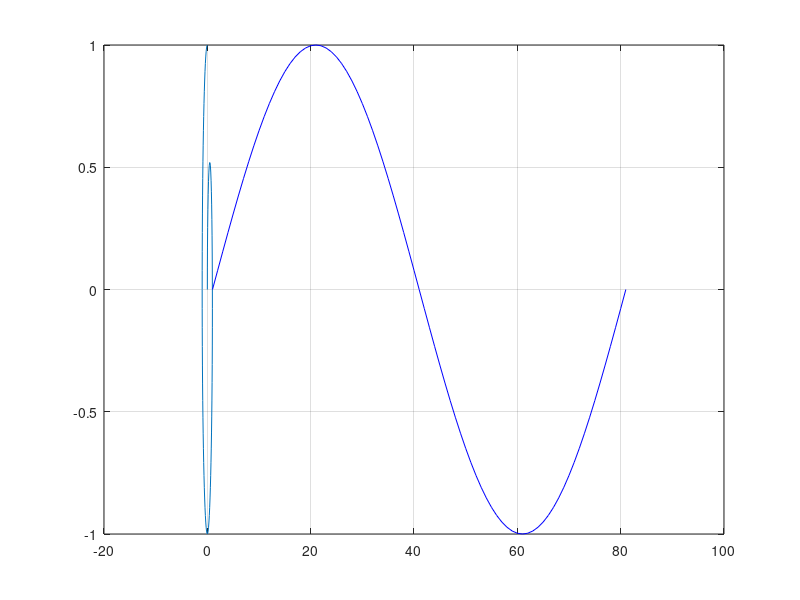

Recreate this plot in MATLAB.
u=(0:0.025*pi:2*pi);
v=(0:0.025*pi:2*pi);
x = erf(u).*sin(v);
y = erf(u).*cos(v);
z = sin(u).*ones(size(v));
plot(x,y,z,'b')
grid on
